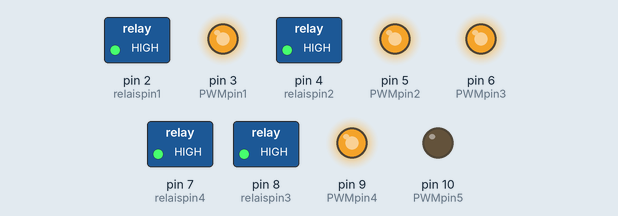
The sketch below on a simulated Arduino Uno, built with avr-gcc and run on an emulated ATmega328P. Shown: switched loads named in the sketch (green lamp = pin HIGH), output pins drawn as LEDs (lit = HIGH). What the sketch prints to the serial monitor is not drawn.

Above: at 0.1 s.
Timing chart, 0 to 1.6 s (numbered marks = the images above):
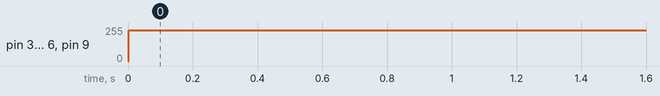

Measured:
- by itself, pin 3 (PWMpin1), pin 5 (PWMpin2), pin 6 (PWMpin3), pin 9 (PWMpin4): 0/255 → 230/255 at 0.00 s

The sketch:

PWM_Fan_unterdruck_steps.ino
```cpp
#include "RTClib.h" //Time

unsigned int baudrate = 38400;  //baudrate
// with RTC
//RTC_DS1307 rtc; //Defines the real Time Object
//without RTC
RTC_Millis rtc; //Defines the real Time Object

////////////////////////////////////////////////////////////////////
// hier den Offset und Amplitude und Periodendauer T einstellen
float Amp_rel = -90;//100%
float Amp_change_rel = 10; // 20% weniger pro Stufe
int step_hours = 1; // Anzahl Stunden pro Amp Stufe
int WS_soil = 0;
float T = 60;//s
float offset_2 = 10;//s
float offset_3 = 20;//s
float offset_4 = 30;//s
float amp_offset1 = 1;
float amp_offset2 = 1;
float amp_offset3 = 1;
float amp_offset4 = 1;
/////////////////////////////////////////////////////////////////////
//umrechnung

float Amp = round(Amp_rel/100 * 255);
float Amp_change = round(Amp_change_rel/100 * 255);

//andere Variablen
int marker = 1;
int start_day = 0;
int start_hour = 0;

//Pin Konstanten
const int PWMpin1 = 3;
const int PWMpin2 = 5;
const int PWMpin3 = 6;
const int PWMpin4 = 9;
const int PWMpin5 = 10;

const int relaispin1 = 2;
const int relaispin2 = 4;
const int relaispin3 = 8;
const int relaispin4 = 7;


float speed;

void pwmsinus(int PIN,int relais,float period, float offset = 0, float amp_offset = 1){
    DateTime now = rtc.now();
    float sec = now.second();
    float m = now.minute();
    float min_sec = m*60 + sec;
    speed = Amp * sin((min_sec-offset)/period*2*PI) ;
    float rel_time_2 = (min_sec-offset)/period*2 - floor((min_sec-offset)/period*2);
    float rel_time = (min_sec-offset)/period - floor((min_sec-offset)/period);
    if(rel_time_2 <= 0.5){
      if(rel_time < 0.5){
       speed = Amp;
      }else{
       speed = -Amp;
      }
    }

    if(speed <= 0){
      if(amp_offset < 0){
        speed = speed*abs(amp_offset);
      }
      digitalWrite(relais,HIGH);
    }else{
      if(amp_offset > 0){
        speed = speed*abs(amp_offset);
      }
      digitalWrite(relais,LOW);
    }


    speed = abs(speed);
    analogWrite(PIN, speed);
    Serial.print("PIN: ");
    Serial.print(PIN);
    Serial.print(" Time: ");
    Serial.print(m,0);
    Serial.print(":");
    Serial.print(sec,0);
    Serial.print(" speed: ");
    Serial.println(speed);

}
void pwmfix(int PIN,int speed = 255){

    analogWrite(PIN, speed);
    Serial.print("PIN: ");
    Serial.print(PIN);
    Serial.print(" speed: ");
    Serial.println(speed);
}

void setup() {
  // put your setup code here, to run once:
  pinMode(PWMpin1, OUTPUT);
  pinMode(PWMpin2, OUTPUT);
  pinMode(PWMpin3, OUTPUT);
  pinMode(PWMpin4, OUTPUT);
  pinMode(PWMpin5, OUTPUT);

  pinMode(relaispin1, OUTPUT);
  pinMode(relaispin2, OUTPUT);
  pinMode(relaispin3, OUTPUT);
  pinMode(relaispin4, OUTPUT);

  digitalWrite(relaispin1,HIGH);
  digitalWrite(relaispin2,HIGH);
  digitalWrite(relaispin3,HIGH);
  digitalWrite(relaispin4,HIGH);

  Serial.begin(baudrate);
  // PWM Signal für Ventilatoren am Boden
  pwmfix(PWMpin5,WS_soil);
  DateTime now = rtc.now();
  start_hour = now.hour();
  start_day = now.day();
}

void loop() {
  DateTime now = rtc.now();
  if(!(now.day() == start_day & now.hour() == start_hour)){
    if((now.hour() - start_hour) % step_hours == 0 & marker == 1){
      Amp = Amp + Amp_change;
      marker = 0;
      if(Amp > 255){
       Amp = 255;
      }
      if(Amp < -255){
       Amp = -255;
      }
    }
  }
  if((now.hour() - start_hour) % step_hours != 0 & marker == 0){
    marker = 1;
  }

  if(Amp < 0){
    digitalWrite(relaispin1,HIGH);
    digitalWrite(relaispin2,HIGH);
    digitalWrite(relaispin3,HIGH);
    digitalWrite(relaispin4,HIGH);
  }else{
    digitalWrite(relaispin1,LOW);
    digitalWrite(relaispin2,LOW);
    digitalWrite(relaispin3,LOW);
    digitalWrite(relaispin4,LOW);
  }
  // speed must be a number between 0 and 255
  pwmfix(PWMpin1,abs(Amp));
  pwmfix(PWMpin2,abs(Amp));
  pwmfix(PWMpin3,abs(Amp));
  pwmfix(PWMpin4,abs(Amp));

  //pwmfix(PWMpin1);

  delay(1000);
}
```
